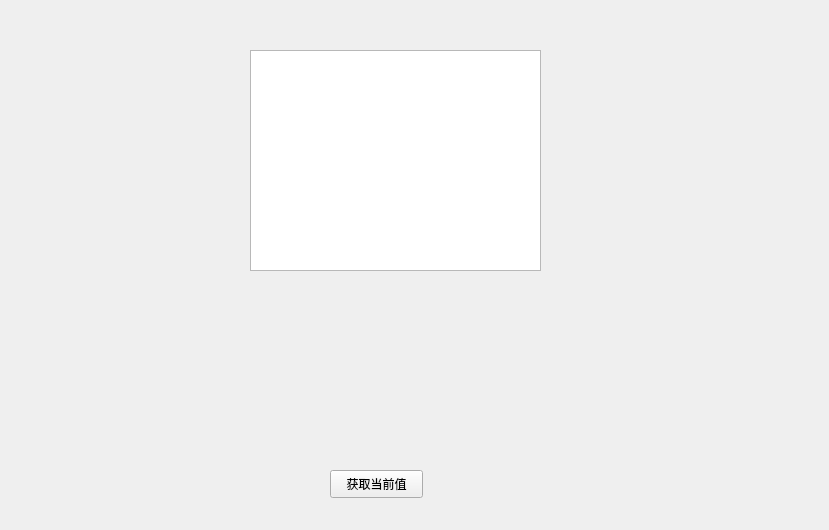
<?xml version="1.0" encoding="UTF-8"?>
<ui version="4.0">
 <class>Widget</class>
 <widget class="QWidget" name="Widget">
  <property name="geometry">
   <rect>
    <x>0</x>
    <y>0</y>
    <width>829</width>
    <height>530</height>
   </rect>
  </property>
  <property name="windowTitle">
   <string>Widget</string>
  </property>
  <widget class="My_control" name="widget" native="true">
   <property name="geometry">
    <rect>
     <x>10</x>
     <y>370</y>
     <width>271</width>
     <height>151</height>
    </rect>
   </property>
  </widget>
  <widget class="QPushButton" name="pushButton">
   <property name="geometry">
    <rect>
     <x>330</x>
     <y>470</y>
     <width>93</width>
     <height>28</height>
    </rect>
   </property>
   <property name="text">
    <string>获取当前值</string>
   </property>
  </widget>
  <widget class="QTextEdit" name="textEdit">
   <property name="geometry">
    <rect>
     <x>250</x>
     <y>50</y>
     <width>291</width>
     <height>221</height>
    </rect>
   </property>
  </widget>
 </widget>
 <layoutdefault spacing="6" margin="11"/>
 <customwidgets>
  <customwidget>
   <class>My_control</class>
   <extends>QWidget</extends>
   <header location="global">my_control.h</header>
   <container>1</container>
  </customwidget>
 </customwidgets>
 <resources/>
 <connections/>
</ui>
